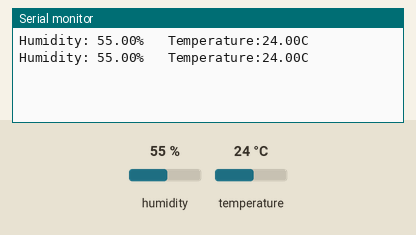
Bench run of a sketch on a simulated Arduino Uno, built with avr-gcc and run on an emulated ATmega328P. On the bench: the last lines printed to the serial monitor. The inputs (shaded band) are chosen by the test bench; at power-on: humidity 55 %, temperature 24 °C.

Above: at 5.8 s.
5.9 s: humidity set to 22 %
At 11.4 s:
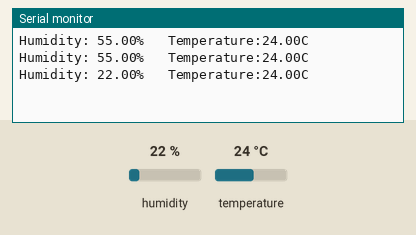
11.9 s: temperature set to 12 °C
At 15.5 s:
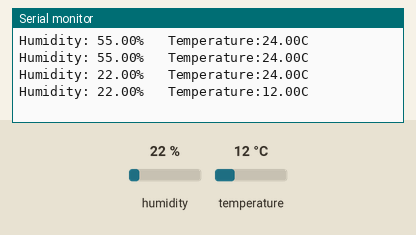
17.9 s: humidity set to 40 %
At 20.7 s:
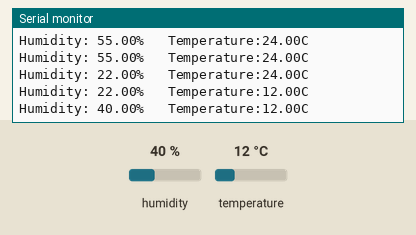
Timing chart, 0 to 22.2 s (numbered marks = the images above; inputs shaded):
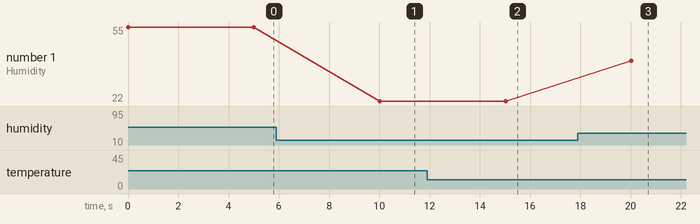

The sketch:

dht22_sensor.ino
```cpp
#include "DHT.h"

#define DHTPIN 2
#define DHTTYPE DHT22

DHT dht(DHTPIN, DHTTYPE);

void setup() {
  Serial.begin(9600);
  dht.begin();
}

void loop() {
  float h = dht.readHumidity();
  float t = dht.readTemperature();

  if (isnan(t) || isnan(h)) {
    Serial.println("DHT22 read error!");
  } else {
    Serial.println("Humidity: " +  String(h) + "%\t" + " Temperature:" +  String(t) + "C");
  }
  delay(5000);
}
```

Measured:
- after the input at 5.9 s, the serial monitor: prints a new line after 4.1 s (image 1)
- after the input at 11.9 s, the serial monitor: prints a new line after 3.1 s (image 2)
- after the input at 17.9 s, the serial monitor: prints a new line after 2.1 s (image 3)
- plotted number 1: 55 → 22 after the input at 5.9 s, 22 → 40 after the input at 17.9 s
